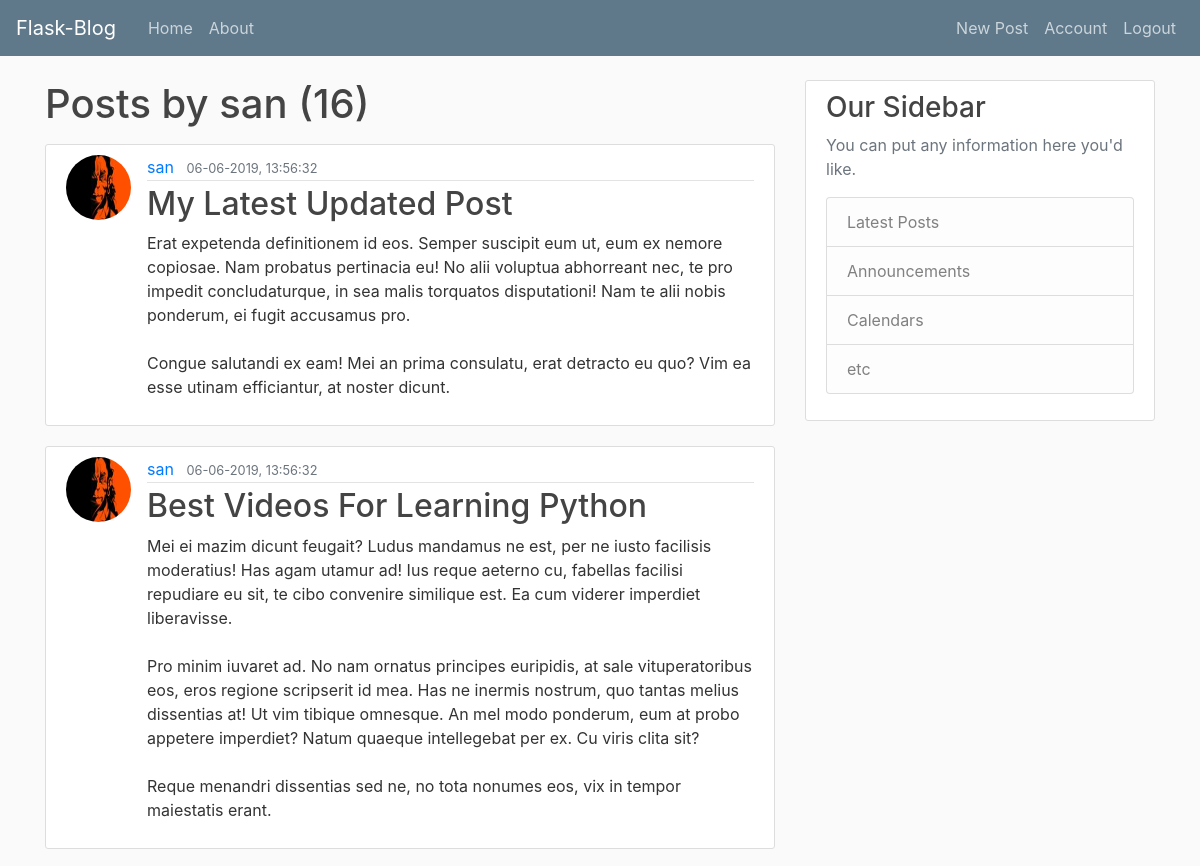
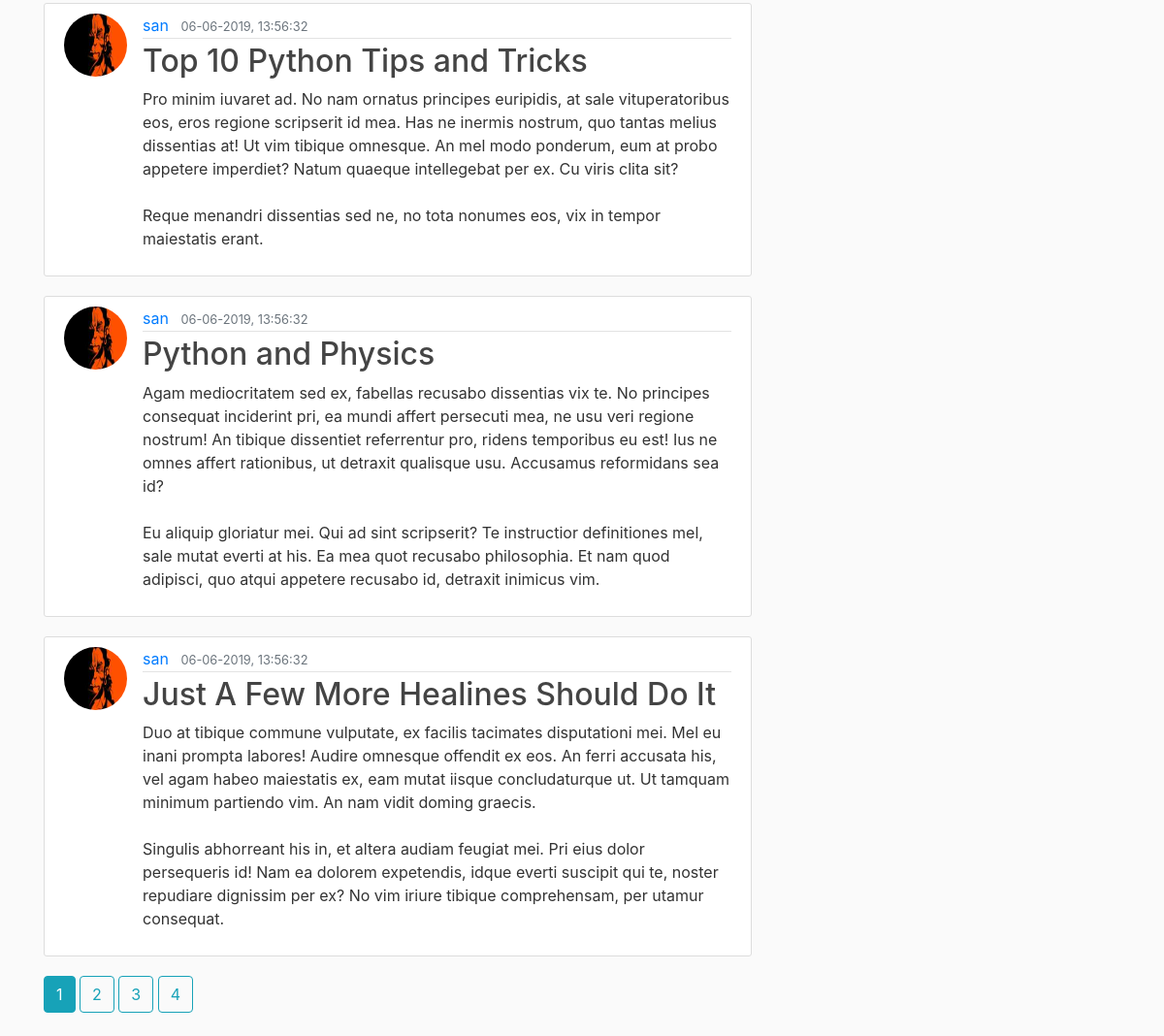
The page /user/san (signed in) on the database its author committed (2 pictures, top to bottom).
### flaskblog/models.py (models this page shows, shortened)
class User(db.Model, UserMixin):
    id = db.Column(db.Integer, primary_key=True)
    username = db.Column(db.String(20), unique=True, nullable=False)
    email = db.Column(db.String(150), unique=True, nullable=False)
    image_file = db.Column(db.String(20), nullable=False, default='default.jpg')
    password = db.Column(db.String(60), nullable=False)
    posts = db.relationship('Post', backref='author', lazy=True)

class Post(db.Model):
    id = db.Column(db.Integer, primary_key=True)
    title = db.Column(db.String(300), nullable=False)
    date_poster = db.Column(db.DateTime, nullable=False, default=datetime.utcnow)
    content = db.Column(db.Text, nullable=False)
    user_id = db.Column(db.Integer, db.ForeignKey('user.id'), nullable=False)

### flaskblog/routes.py (the view)
@app.route("/user/<string:username>")
def posts_by_user(username):
    page = request.args.get('page', 1, type=int)
    user = User.query.filter_by(username=username).first_or_404()
    posts = Post.query.filter_by(author=user)\
        .order_by(Post.date_poster.desc())\
        .paginate(page=page,per_page=5)
    return render_template('user_posts.html', posts=posts, user=user, active_page=page)

### flaskblog/models.py (called while the page is built)
@login_manager.user_loader
def load_user(user_id):
    return User.query.get(int(user_id))

### flaskblog/templates/user_posts.html
{% extends "layout.html" %}
{% block content %}
    <h1 class="mb-3">Posts by {{ user.username }} ({{ posts.total }})</h1>
    {% for post in posts.items %}
        <article class="media content-section">
            <img class="rounded-circle article-img"
                src="{{ url_for('static', filename='profile_pix/'+ post.author.image_file) }}">
            <div class="media-body">
                <div class="article-metadata">
                    <a class="mr-2" href="{{ url_for('posts_by_user', username=post.author.username)}}">{{ post.author.username }}</a>
                    <small class="text-muted">{{ post.date_poster.strftime('%d-%m-%Y, %H:%M:%S') }}</small>
                </div>
                <h2><a class="article-title" href="{{url_for('post', post_id=post.id)}}">{{ post.title }}</a></h2>
                <p class="article-content">{{ post.content }}</p>
            </div>
        </article>
    {% endfor %}
    {% for page_num in posts.iter_pages(left_edge=1,right_edge=1,left_current=2,right_current=4) %}
        {% if page_num %}
            {% if page_num == active_page %}
                {% set active_class = "btn btn-outline-info mb-4 active" %}
            {% else %}
                {% set active_class = "btn btn-outline-info mb-4" %}
            {% endif %}
            <a class="{{active_class}}" href="{{ url_for('posts_by_user', username=user.username, page=page_num) }}">
                {{ page_num }}
            </a>
        {% else %}
            ...
        {% endif %}
    {% endfor %}
{% endblock content %}

### flaskblog/static/main.css (style rules this page uses)
body { background: #fafafa; color: #333333; margin-top: 5rem; }
h1, h2, h3, h4, h5, h6 { color: #444444; }
.content-section { background: #ffffff; padding: 10px 20px; border: 1px solid #dddddd; border-radius: 3px; margin-bottom: 20px; }
.article-title { color: #444444; }
.article-content { white-space: pre-line; }
.article-img { height: 65px; width: 65px; margin-right: 16px; }
.article-metadata { padding-bottom: 1px; margin-bottom: 4px; border-bottom: 1px solid #e3e3e3 }

### rows shown on the page
User: username "san"
Post: image_file (picture), author.username "san", date_poster "06-06-2019, 13:56:32", title "My Latest Updated Post", content "Erat expetenda definitionem id eos. Semper suscipit eum ut, eum ex nemore copiosae. Nam probatus pertinacia eu! No alii voluptua abhorreant nec, te pro impedit concludaturque, in sea malis torquatos disputationi! Nam te alii nobis ponderum, ei fugit accusamus pro. Congue salutandi ex eam! Mei an prima consulatu, erat detracto eu quo? Vim ea esse utinam efficiantur, at noster dicunt."
Post: image_file (picture), author.username "san", date_poster "06-06-2019, 13:56:32", title "Best Videos For Learning Python", content "Mei ei mazim dicunt feugait? Ludus mandamus ne est, per ne iusto facilisis moderatius! Has agam utamur ad! Ius reque aeterno cu, fabellas facilisi repudiare eu sit, te cibo convenire similique est. Ea cum viderer imperdiet liberavisse. Pro minim iuvaret ad. No nam ornatus principes euripidis, at sale vituperatoribus eos, eros regione scripserit id mea. Has ne inermis nostrum, quo tantas melius dissentias at! Ut vim tibique omnesque. An mel modo ponderum, eum at probo appetere imperdiet? Natum quaeque intellegebat per ex. Cu viris clita sit? Reque menandri dissentias sed ne, no tota nonumes eos, vix in tempor maiestatis erant."
Post: image_file (picture), author.username "san", date_poster "06-06-2019, 13:56:32", title "Top 10 Python Tips and Tricks", content "Pro minim iuvaret ad. No nam ornatus principes euripidis, at sale vituperatoribus eos, eros regione scripserit id mea. Has ne inermis nostrum, quo tantas melius dissentias at! Ut vim tibique omnesque. An mel modo ponderum, eum at probo appetere imperdiet? Natum quaeque intellegebat per ex. Cu viris clita sit? Reque menandri dissentias sed ne, no tota nonumes eos, vix in tempor maiestatis erant."
Post: image_file (picture), author.username "san", date_poster "06-06-2019, 13:56:32", title "Python and Physics", content "Agam mediocritatem sed ex, fabellas recusabo dissentias vix te. No principes consequat inciderint pri, ea mundi affert persecuti mea, ne usu veri regione nostrum! An tibique dissentiet referrentur pro, ridens temporibus eu est! Ius ne omnes affert rationibus, ut detraxit qualisque usu. Accusamus reformidans sea id? Eu aliquip gloriatur mei. Qui ad sint scripserit? Te instructior definitiones mel, sale mutat everti at his. Ea mea quot recusabo philosophia. Et nam quod adipisci, quo atqui appetere recusabo id, detraxit inimicus vim."
Post: image_file (picture), author.username "san", date_poster "06-06-2019, 13:56:32", title "Just A Few More Healines Should Do It", content "Duo at tibique commune vulputate, ex facilis tacimates disputationi mei. Mel eu inani prompta labores! Audire omnesque offendit ex eos. An ferri accusata his, vel agam habeo maiestatis ex, eam mutat iisque concludaturque ut. Ut tamquam minimum partiendo vim. An nam vidit doming graecis. Singulis abhorreant his in, et altera audiam feugiat mei. Pri eius dolor persequeris id! Nam ea dolorem expetendis, idque everti suscipit qui te, noster repudiare dignissim per ex? No vim iriure tibique comprehensam, per utamur consequat."

### other values the page prints
{{ posts.total }} "16"
{{ page_num }} "1" "2" "3" "4"
